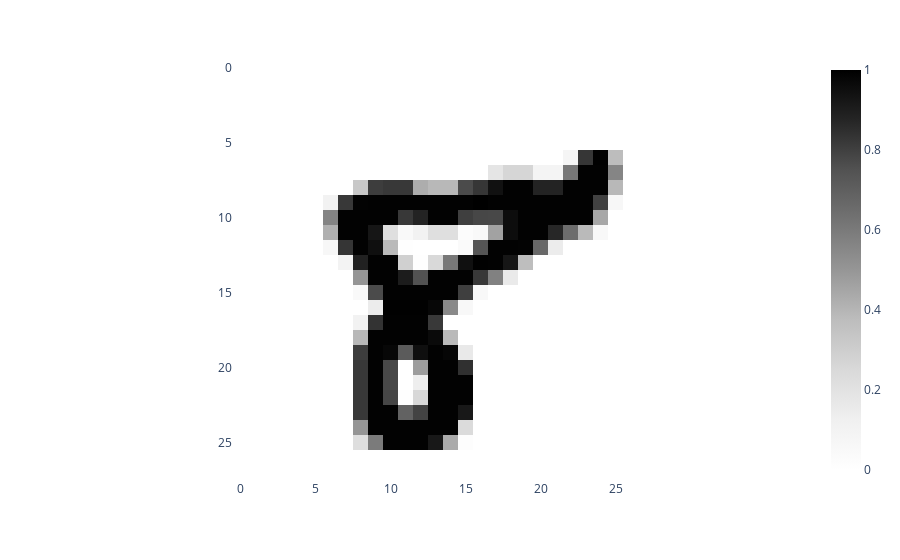

Here is the notebook cell this chart was saved with:
### Markdown cell above
We break our data into training and testing sets, then implement our random forest model (imported as `RF` to make typing easier). We use `n_estimators` to specify the number of trees we want to include in our model. `n_jobs` is used to specify the number of cores in our processor that we would like to use to estimate these trees. Each tree is independent of the others, so trees can be trained in parallel wherever there are multiple processors available. Providing a value of `n_jobs=-1` tells `sklearn` to make use of all available processing cores, in order to accelerate the training process as much as possible. Note that this is likely to make it hard to do other things on your computer while the model trains.

Finally, we are able to use our tree-specific arguments, such as `max_depth`, just like we did with our decision trees. These arguments will be applied to all of the trees in the forest.

## Introducing MNIST

The Modified National Institute of Standards and Technology database (MNIST) is a database of handwritten single-digit numbers that are frequently used as an introduction to machine vision. We can train a machine learning model to recognize patterns in an image that will help that model to discern between the possible classes that the images belong to.

Each image is 28 x 28 pixels (784 variables), and has a buffer of empty pixels around the outside, so that the image is already cleaned and centered. The best way to understand the data, though, is to visualize some of it. Let's load a [sample of the data](https://github.com/dustywhite7/pythonMikkeli/blob/master/exampleData/mnistTrain.csv?raw=true).

### Code cell
# Import plotting library, numpy to shape our data
import plotly.express as px
import numpy as np

# Read in the MNIST sample
mnist = pd.read_csv("https://github.com/dustywhite7/pythonMikkeli/blob/master/exampleData/mnistTrain.csv?raw=true")

# Randomly choose a row, ignore first column (the label), transform into an array
image = np.asarray(mnist.iloc[np.random.randint(1000),1:])

# Reshape the data into a 28x28 square
image = np.reshape(image, (28,28))

# Render the image
px.imshow(image, color_continuous_scale ='Greys')

### Figure 1 — Plotly figure (JSON) as saved in the notebook; plotly's stock layout.template omitted (floating-point values rounded to 4 significant figures; data arrays with more than 128 entries replaced by an {"elided": "..."} marker saying what was removed)
{"data": [{"coloraxis": "coloraxis", "hovertemplate": "x: %{x}<br>y: %{y}<br>color: %{z}<extra></extra>", "name": "0", "type": "heatmap", "xaxis": "x", "yaxis": "y", "z": {"elided": "28x28 float values"}}], "layout": {"coloraxis": {"colorscale": [[0, "rgb(255,255,255)"], [0.125, "rgb(240,240,240)"], [0.25, "rgb(217,217,217)"], [0.375, "rgb(189,189,189)"], [0.5, "rgb(150,150,150)"], [0.625, "rgb(115,115,115)"], [0.75, "rgb(82,82,82)"], [0.875, "rgb(37,37,37)"], [1, "rgb(0,0,0)"]]}, "margin": {"t": 60}, "xaxis": {"anchor": "y", "constrain": "domain", "domain": [0, 1], "scaleanchor": "y"}, "yaxis": {"anchor": "x", "autorange": "reversed", "constrain": "domain", "domain": [0, 1]}}}
